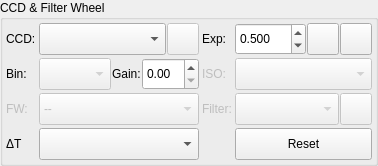
        <widget class="QGroupBox" name="ccdGroup">
         <property name="sizePolicy">
          <sizepolicy hsizetype="Preferred" vsizetype="Fixed">
           <horstretch>0</horstretch>
           <verstretch>0</verstretch>
          </sizepolicy>
         </property>
         <property name="title">
          <string>CCD &amp;&amp; Filter Wheel</string>
         </property>
         <layout class="QGridLayout" name="gridLayout_4">
          <property name="leftMargin">
           <number>3</number>
          </property>
          <property name="topMargin">
           <number>3</number>
          </property>
          <property name="rightMargin">
           <number>3</number>
          </property>
          <property name="bottomMargin">
           <number>3</number>
          </property>
          <property name="spacing">
           <number>3</number>
          </property>
          <item row="1" column="3">
           <widget class="QComboBox" name="ISOCombo">
            <property name="enabled">
             <bool>false</bool>
            </property>
            <property name="minimumSize">
             <size>
              <width>0</width>
              <height>32</height>
             </size>
            </property>
           </widget>
          </item>
          <item row="0" column="3">
           <layout class="QHBoxLayout" name="horizontalLayout_3">
            <property name="spacing">
             <number>1</number>
            </property>
            <item>
             <widget class="QDoubleSpinBox" name="exposureIN">
              <property name="minimumSize">
               <size>
                <width>0</width>
                <height>32</height>
               </size>
              </property>
              <property name="decimals">
               <number>3</number>
              </property>
              <property name="minimum">
               <double>0.001000000000000</double>
              </property>
              <property name="maximum">
               <double>300.000000000000000</double>
              </property>
              <property name="singleStep">
               <double>0.100000000000000</double>
              </property>
              <property name="value">
               <double>0.500000000000000</double>
              </property>
             </widget>
            </item>
            <item>
             <widget class="QPushButton" name="toggleFullScreenB">
              <property name="minimumSize">
               <size>
                <width>32</width>
                <height>32</height>
               </size>
              </property>
              <property name="maximumSize">
               <size>
                <width>32</width>
                <height>32</height>
               </size>
              </property>
              <property name="toolTip">
               <string>Toggle Full Screen</string>
              </property>
              <property name="text">
               <string/>
              </property>
              <property name="iconSize">
               <size>
                <width>28</width>
                <height>28</height>
               </size>
              </property>
             </widget>
            </item>
            <item>
             <widget class="QPushButton" name="showFITSViewerB">
              <property name="minimumSize">
               <size>
                <width>32</width>
                <height>32</height>
               </size>
              </property>
              <property name="maximumSize">
               <size>
                <width>32</width>
                <height>32</height>
               </size>
              </property>
              <property name="toolTip">
               <string>Show in FITS Viewer</string>
              </property>
              <property name="text">
               <string/>
              </property>
              <property name="iconSize">
               <size>
                <width>28</width>
                <height>28</height>
               </size>
              </property>
             </widget>
            </item>
           </layout>
          </item>
          <item row="2" column="0">
           <widget class="QLabel" name="FilterCaptureLabel">
            <property name="enabled">
             <bool>false</bool>
            </property>
            <property name="toolTip">
             <string>Filter Wheel</string>
            </property>
            <property name="whatsThis">
             <string/>
            </property>
            <property name="text">
             <string>FW:</string>
            </property>
           </widget>
          </item>
          <item row="1" column="0">
           <widget class="QLabel" name="label_18">
            <property name="text">
             <string>Bin:</string>
            </property>
           </widget>
          </item>
          <item row="2" column="2">
           <widget class="QLabel" name="FilterPosLabel">
            <property name="enabled">
             <bool>false</bool>
            </property>
            <property name="toolTip">
             <string>Number of images to capture</string>
            </property>
            <property name="whatsThis">
             <string/>
            </property>
            <property name="text">
             <string>Filter:</string>
            </property>
           </widget>
          </item>
          <item row="2" column="1">
           <widget class="QComboBox" name="FilterDevicesCombo">
            <property name="enabled">
             <bool>false</bool>
            </property>
            <property name="minimumSize">
             <size>
              <width>0</width>
              <height>32</height>
             </size>
            </property>
            <item>
             <property name="text">
              <string>--</string>
             </property>
            </item>
           </widget>
          </item>
          <item row="0" column="2">
           <widget class="QLabel" name="label_7">
            <property name="toolTip">
             <string>Exposure time in seconds</string>
            </property>
            <property name="text">
             <string>Exp:</string>
            </property>
           </widget>
          </item>
          <item row="3" column="3">
           <widget class="QPushButton" name="resetFrameB">
            <property name="minimumSize">
             <size>
              <width>0</width>
              <height>32</height>
             </size>
            </property>
            <property name="toolTip">
             <string>Reset focus subframe to full capture</string>
            </property>
            <property name="text">
             <string>Reset</string>
            </property>
            <property name="icon">
             <iconset theme="edit-delete">
              <normaloff>.</normaloff>.</iconset>
            </property>
           </widget>
          </item>
          <item row="0" column="0">
           <widget class="QLabel" name="textLabel1_6">
            <property name="toolTip">
             <string/>
            </property>
            <property name="whatsThis">
             <string/>
            </property>
            <property name="text">
             <string>CCD:</string>
            </property>
           </widget>
          </item>
          <item row="1" column="1">
           <layout class="QHBoxLayout" name="horizontalLayout_2">
            <property name="spacing">
             <number>1</number>
            </property>
            <item>
             <widget class="QComboBox" name="binningCombo">
              <property name="enabled">
               <bool>false</bool>
              </property>
              <property name="minimumSize">
               <size>
                <width>0</width>
                <height>32</height>
               </size>
              </property>
             </widget>
            </item>
            <item>
             <widget class="QLabel" name="gainLabel">
              <property name="toolTip">
               <string>Exposure time in seconds</string>
              </property>
              <property name="text">
               <string>Gain:</string>
              </property>
             </widget>
            </item>
            <item>
             <widget class="QDoubleSpinBox" name="gainIN">
              <property name="minimumSize">
               <size>
                <width>0</width>
                <height>32</height>
               </size>
              </property>
             </widget>
            </item>
           </layout>
          </item>
          <item row="1" column="2">
           <widget class="QLabel" name="ISOLabel">
            <property name="enabled">
             <bool>false</bool>
            </property>
            <property name="text">
             <string>ISO:</string>
            </property>
           </widget>
          </item>
          <item row="2" column="3">
           <layout class="QHBoxLayout" name="horizontalLayout_10">
            <property name="spacing">
             <number>1</number>
            </property>
            <item>
             <widget class="QComboBox" name="FilterPosCombo">
              <property name="enabled">
               <bool>false</bool>
              </property>
              <property name="minimumSize">
               <size>
                <width>0</width>
                <height>32</height>
               </size>
              </property>
             </widget>
            </item>
            <item>
             <widget class="QPushButton" name="filterManagerB">
              <property name="enabled">
               <bool>false</bool>
              </property>
              <property name="minimumSize">
               <size>
                <width>32</width>
                <height>32</height>
               </size>
              </property>
              <property name="maximumSize">
               <size>
                <width>32</width>
                <height>32</height>
               </size>
              </property>
              <property name="toolTip">
               <string>Filter Settings</string>
              </property>
              <property name="text">
               <string/>
              </property>
              <property name="icon">
               <iconset theme="view-filter">
                <normaloff>.</normaloff>.</iconset>
              </property>
              <property name="iconSize">
               <size>
                <width>28</width>
                <height>28</height>
               </size>
              </property>
             </widget>
            </item>
           </layout>
          </item>
          <item row="0" column="1">
           <layout class="QHBoxLayout" name="horizontalLayout">
            <property name="spacing">
             <number>1</number>
            </property>
            <item>
             <widget class="QComboBox" name="CCDCaptureCombo">
              <property name="minimumSize">
               <size>
                <width>0</width>
                <height>32</height>
               </size>
              </property>
             </widget>
            </item>
            <item>
             <widget class="QPushButton" name="liveVideoB">
              <property name="enabled">
               <bool>false</bool>
              </property>
              <property name="minimumSize">
               <size>
                <width>32</width>
                <height>32</height>
               </size>
              </property>
              <property name="maximumSize">
               <size>
                <width>32</width>
                <height>32</height>
               </size>
              </property>
              <property name="toolTip">
               <string>Live Video</string>
              </property>
              <property name="text">
               <string/>
              </property>
              <property name="icon">
               <iconset theme="camera-off">
                <normaloff>.</normaloff>.</iconset>
              </property>
              <property name="iconSize">
               <size>
                <width>28</width>
                <height>28</height>
               </size>
              </property>
              <property name="checkable">
               <bool>true</bool>
              </property>
             </widget>
            </item>
           </layout>
          </item>
          <item row="3" column="0">
           <widget class="QLabel" name="temperatureSourceLabel">
            <property name="toolTip">
             <string>Focuser temperature source</string>
            </property>
            <property name="text">
             <string>ΔT</string>
            </property>
           </widget>
          </item>
          <item row="3" column="1">
           <widget class="QComboBox" name="temperatureSourceCombo">
            <property name="minimumSize">
             <size>
              <width>0</width>
              <height>32</height>
             </size>
            </property>
            <property name="toolTip">
             <string>Select focuser temperature source</string>
            </property>
           </widget>
          </item>
         </layout>
        </widget>
